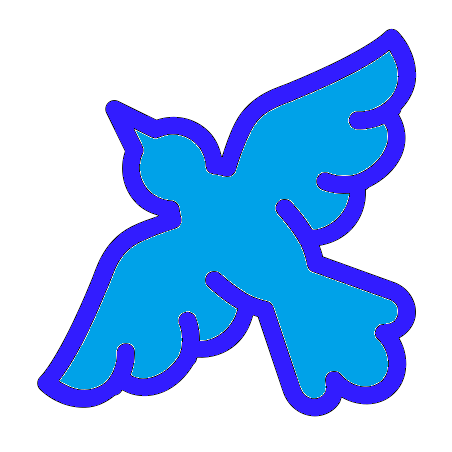
#> input picture graphics/top_down_bird.png, 452 x 452 px
$ python gen_rotated_bird_images.py
#> lines starting #> are read from the running program, lines starting #| are printed output that depends on the picture
# -*- coding: utf-8 -*-
"""
Created on Tue Oct 20 22:20:20 2020

@author: rowe1
"""

from PIL import Image

img_path = './graphics/top_down_bird.png'
save_dir = './graphics/rotated_birds/'
img = Image.open(img_path)
#> img is the input picture: PIL image 452x452 RGBA; mean R, G, B, A 156.7, 194.2, 246.4, 255

def rotate_img(degrees):
    return img.rotate(degrees, expand=1)

for theta in range(-45, 359-45, 2):
    print(theta)
    rotated_image = rotate_img(theta)
    rotated_image.save(save_dir+str(theta+45)+'_bird.png')
#> this loop made 180 passes
#> pass 1, `rotated_image = rotate_img(theta)`:
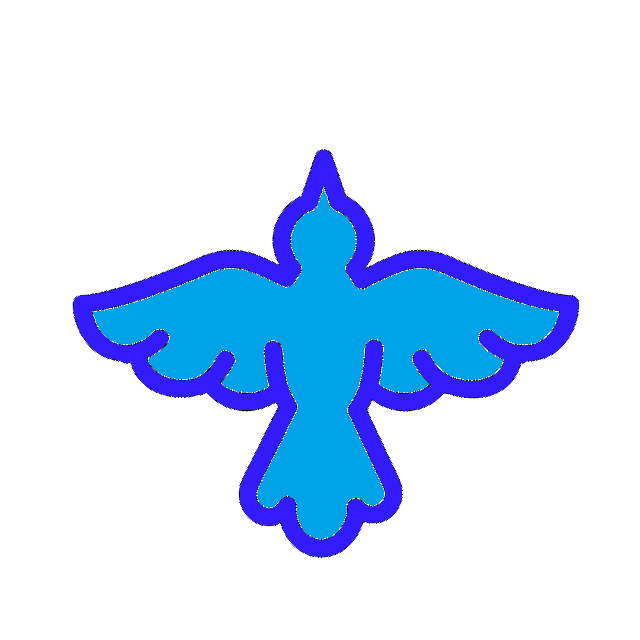
#> rotated_image: PIL image 640x640 RGBA; mean R, G, B, A 78.1, 96.8, 122.8, 127.1; transparent parts drawn white
#> pass 2, `rotated_image = rotate_img(theta)`:
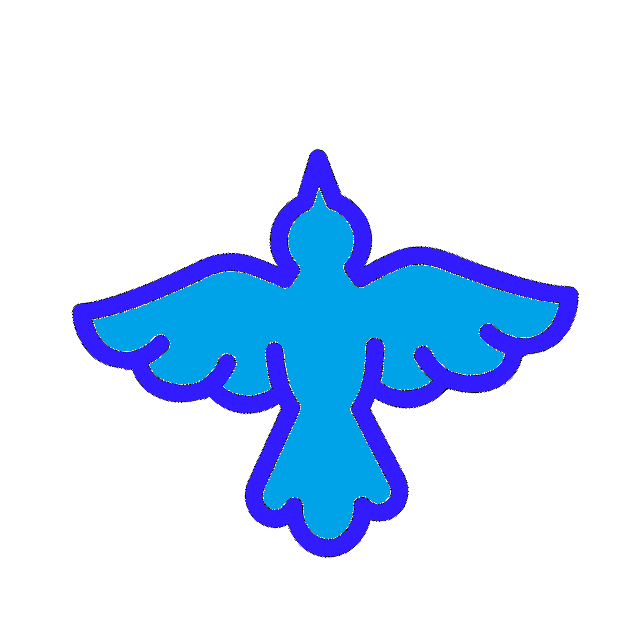
#> rotated_image: PIL image 640x640 RGBA; mean R, G, B, A 78.1, 96.9, 122.9, 127.2; transparent parts drawn white
#> pass 3, `rotated_image = rotate_img(theta)`:
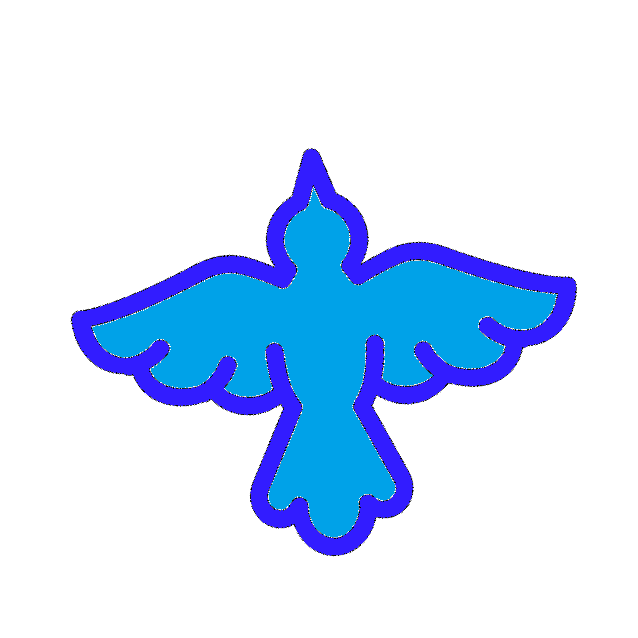
#> rotated_image: PIL image 638x638 RGBA; mean R, G, B, A 78.6, 97.5, 123.7, 128; transparent parts drawn white
#> after the loop:
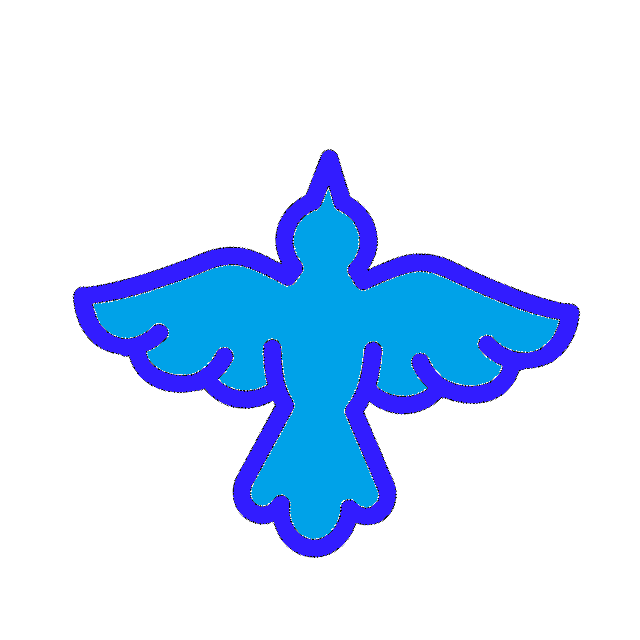
#> rotated_image: PIL image 640x640 RGBA; mean R, G, B, A 78.2, 96.9, 122.9, 127.2; transparent parts drawn white

$ run again, with graphics/speedometer_1_.png copied over graphics/top_down_bird.png
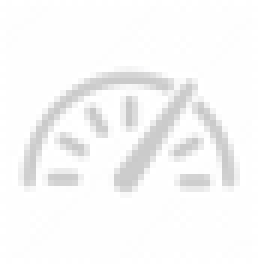
#> input picture graphics/speedometer_1_.png, 43 x 44 px (shown 6 times larger)
#> img is the input picture: PIL image 43x44 RGBA; mean R, G, B, A 175.4, 175.4, 175.4, 35.8
#> the loop `for theta in range(-45, 359-45, 2):` made 180 passes
#> pass 1, `rotated_image = rotate_img(theta)`:
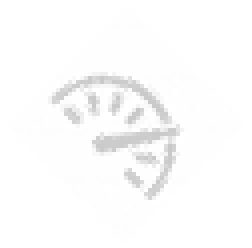
#> rotated_image: PIL image 63x62 RGBA (shown 4 times larger); mean R, G, B, A 82.7, 82.7, 82.7, 17.6; transparent parts drawn white
#> pass 3, `rotated_image = rotate_img(theta)`:
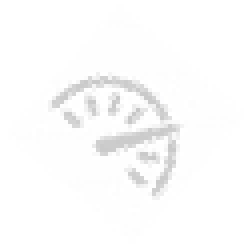
#> rotated_image: PIL image 63x62 RGBA (shown 4 times larger); mean R, G, B, A 84.3, 84.3, 84.3, 17.1; transparent parts drawn white
